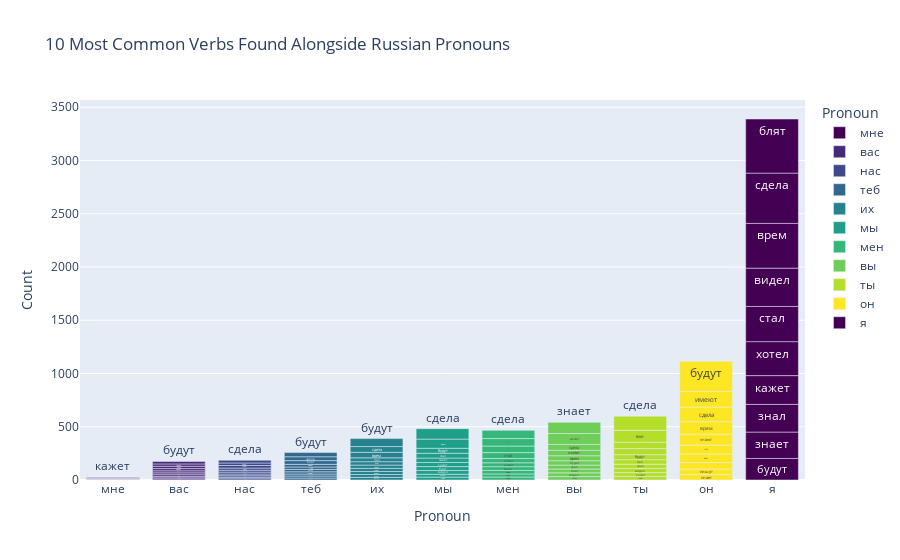

Notebook source saved alongside this figure:
### Code cell
verb_list_and_pronoun = [(verbs_он, "он"), (verbs_вас,"вас"), (verbs_вы, "вы"), (verbs_их, "их"), (verbs_мен, "мен"), (verbs_мне, "мне"), (verbs_мы, "мы"), (verbs_нас, "нас"), (verbs_теб, "теб"), (verbs_ты, "ты"), (verbs_я, "я")]
bar_stacked(verb_list_and_pronoun, 10, "10 Most Common Verbs Found Alongside Russian Pronouns")

### Figure 1 — Plotly figure (JSON) as saved in the notebook; plotly's stock layout.template omitted (floating-point values rounded to 4 significant figures)
{"data": [{"alignmentgroup": "True", "hovertemplate": "Pronoun=%{x}<br>Count=%{y}<br>Word=%{text}<extra></extra>", "legendgroup": "мне", "marker": {"color": "#440154", "pattern": {"shape": ""}}, "name": "мне", "offsetgroup": "мне", "orientation": "v", "showlegend": true, "text": ["знает", "робят", "апрел", "прошу", "зарядник", "лезет", "будут", "хочет", "принес", "кажет"], "textposition": "auto", "type": "bar", "x": ["мне", "мне", "мне", "мне", "мне", "мне", "мне", "мне", "мне", "мне"], "xaxis": "x", "y": [1, 1, 2, 2, 2, 2, 2, 3, 4, 5], "yaxis": "y"}, {"alignmentgroup": "True", "hovertemplate": "Pronoun=%{x}<br>Count=%{y}<br>Word=%{text}<extra></extra>", "legendgroup": "вас", "marker": {"color": "#482878", "pattern": {"shape": ""}}, "name": "вас", "offsetgroup": "вас", "orientation": "v", "showlegend": true, "text": ["хотел", "имеет", "хочет", "стал", "знает", "блят", "может", "врем", "сдела", "будут"], "textposition": "auto", "type": "bar", "x": ["вас", "вас", "вас", "вас", "вас", "вас", "вас", "вас", "вас", "вас"], "xaxis": "x", "y": [10, 10, 14, 16, 17, 19, 21, 22, 22, 23], "yaxis": "y"}, {"alignmentgroup": "True", "hovertemplate": "Pronoun=%{x}<br>Count=%{y}<br>Word=%{text}<extra></extra>", "legendgroup": "нас", "marker": {"color": "#3e4989", "pattern": {"shape": ""}}, "name": "нас", "offsetgroup": "нас", "orientation": "v", "showlegend": true, "text": ["кажет", "блят", "стал", "хотел", "врем", "отрицател", "идет", "знает", "будут", "сдела"], "textposition": "auto", "type": "bar", "x": ["нас", "нас", "нас", "нас", "нас", "нас", "нас", "нас", "нас", "нас"], "xaxis": "x", "y": [12, 14, 14, 16, 18, 18, 20, 24, 24, 25], "yaxis": "y"}, {"alignmentgroup": "True", "hovertemplate": "Pronoun=%{x}<br>Count=%{y}<br>Word=%{text}<extra></extra>", "legendgroup": "теб", "marker": {"color": "#31688e", "pattern": {"shape": ""}}, "name": "теб", "offsetgroup": "теб", "orientation": "v", "showlegend": true, "text": ["знает", "хочет", "кинул", "кажет", "хотел", "стал", "имеет", "блят", "сдела", "будут"], "textposition": "auto", "type": "bar", "x": ["теб", "теб", "теб", "теб", "теб", "теб", "теб", "теб", "теб", "теб"], "xaxis": "x", "y": [18, 19, 19, 21, 22, 23, 25, 35, 36, 39], "yaxis": "y"}, {"alignmentgroup": "True", "hovertemplate": "Pronoun=%{x}<br>Count=%{y}<br>Word=%{text}<extra></extra>", "legendgroup": "их", "marker": {"color": "#26828e", "pattern": {"shape": ""}}, "name": "их", "offsetgroup": "их", "orientation": "v", "showlegend": true, "text": ["хотел", "хочет", "имеют", "знает", "кажет", "блят", "стал", "врем", "сдела", "будут"], "textposition": "auto", "type": "bar", "x": ["их", "их", "их", "их", "их", "их", "их", "их", "их", "их"], "xaxis": "x", "y": [25, 27, 28, 29, 31, 32, 36, 52, 54, 75], "yaxis": "y"}, {"alignmentgroup": "True", "hovertemplate": "Pronoun=%{x}<br>Count=%{y}<br>Word=%{text}<extra></extra>", "legendgroup": "мы", "marker": {"color": "#1f9e89", "pattern": {"shape": ""}}, "name": "мы", "offsetgroup": "мы", "orientation": "v", "showlegend": true, "text": ["знал", "хотел", "видел", "блят", "кажет", "знает", "стал", "будут", "врем", "сдела"], "textposition": "auto", "type": "bar", "x": ["мы", "мы", "мы", "мы", "мы", "мы", "мы", "мы", "мы", "мы"], "xaxis": "x", "y": [27, 27, 35, 37, 38, 42, 45, 47, 86, 98], "yaxis": "y"}, {"alignmentgroup": "True", "hovertemplate": "Pronoun=%{x}<br>Count=%{y}<br>Word=%{text}<extra></extra>", "legendgroup": "мен", "marker": {"color": "#35b779", "pattern": {"shape": ""}}, "name": "мен", "offsetgroup": "мен", "orientation": "v", "showlegend": true, "text": ["видел", "знал", "имеет", "знает", "кажет", "хотел", "стал", "врем", "блят", "сдела"], "textposition": "auto", "type": "bar", "x": ["мен", "мен", "мен", "мен", "мен", "мен", "мен", "мен", "мен", "мен"], "xaxis": "x", "y": [28, 29, 33, 35, 37, 40, 55, 62, 70, 77], "yaxis": "y"}, {"alignmentgroup": "True", "hovertemplate": "Pronoun=%{x}<br>Count=%{y}<br>Word=%{text}<extra></extra>", "legendgroup": "вы", "marker": {"color": "#6ece58", "pattern": {"shape": ""}}, "name": "вы", "offsetgroup": "вы", "orientation": "v", "showlegend": true, "text": ["хотел", "видел", "блят", "знал", "будет", "врем", "имеет", "сдела", "может", "знает"], "textposition": "auto", "type": "bar", "x": ["вы", "вы", "вы", "вы", "вы", "вы", "вы", "вы", "вы", "вы"], "xaxis": "x", "y": [32, 35, 36, 37, 41, 47, 50, 56, 102, 105], "yaxis": "y"}, {"alignmentgroup": "True", "hovertemplate": "Pronoun=%{x}<br>Count=%{y}<br>Word=%{text}<extra></extra>", "legendgroup": "ты", "marker": {"color": "#b5de2b", "pattern": {"shape": ""}}, "name": "ты", "offsetgroup": "ты", "orientation": "v", "showlegend": true, "text": ["знает", "кажет", "видел", "знал", "стал", "будут", "врем", "хотел", "блят", "сдела"], "textposition": "auto", "type": "bar", "x": ["ты", "ты", "ты", "ты", "ты", "ты", "ты", "ты", "ты", "ты"], "xaxis": "x", "y": [33, 37, 38, 40, 43, 47, 57, 60, 111, 133], "yaxis": "y"}, {"alignmentgroup": "True", "hovertemplate": "Pronoun=%{x}<br>Count=%{y}<br>Word=%{text}<extra></extra>", "legendgroup": "он", "marker": {"color": "#fde725", "pattern": {"shape": ""}}, "name": "он", "offsetgroup": "он", "orientation": "v", "showlegend": true, "text": ["знает", "пишут", "живут", "блят", "стал", "знают", "врем", "сдела", "имеют", "будут"], "textposition": "auto", "type": "bar", "x": ["он", "он", "он", "он", "он", "он", "он", "он", "он", "он"], "xaxis": "x", "y": [51, 52, 61, 80, 83, 104, 117, 137, 146, 283], "yaxis": "y"}, {"alignmentgroup": "True", "hovertemplate": "Pronoun=%{x}<br>Count=%{y}<br>Word=%{text}<extra></extra>", "legendgroup": "я", "marker": {"color": "#440154", "pattern": {"shape": ""}}, "name": "я", "offsetgroup": "я", "orientation": "v", "showlegend": true, "text": ["будут", "знает", "знал", "кажет", "хотел", "стал", "видел", "врем", "сдела", "блят"], "textposition": "auto", "type": "bar", "x": ["я", "я", "я", "я", "я", "я", "я", "я", "я", "я"], "xaxis": "x", "y": [202, 248, 260, 270, 319, 330, 360, 420, 472, 508], "yaxis": "y"}], "layout": {"barmode": "relative", "hovermode": "closest", "legend": {"title": {"text": "Pronoun"}, "tracegroupgap": 0}, "title": {"text": "10 Most Common Verbs Found Alongside Russian Pronouns"}, "xaxis": {"anchor": "y", "categoryarray": ["мне", "вас", "нас", "теб", "их", "мы", "мен", "вы", "ты", "он", "я"], "categoryorder": "array", "domain": [0, 1], "title": {"text": "Pronoun"}}, "yaxis": {"anchor": "x", "domain": [0, 1], "title": {"text": "Count"}}}}
